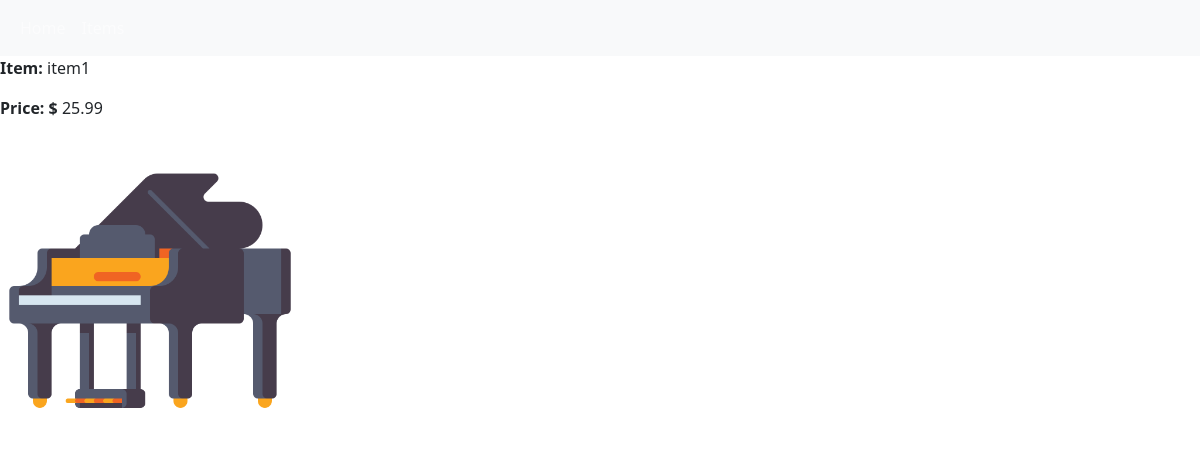
Page /items/1 on the committed database.
### inventory_app/models.py (models this page shows, shortened)
class Item(models.Model):
    name = models.CharField(max_length = 200)
    description = models.TextField(blank=True)
    serial_number = models.CharField(max_length=100)
    price = models.DecimalField(max_digits=10, decimal_places=2)
    image = models.ImageField(upload_to='uploads/', null=True, blank=True)

### inventory_app/views.py (the view)
# urls.py: path('items/<int:pk>', views.ItemDetailView.as_view(), name='item-detail'),
class ItemDetailView(generic.DetailView):
    model = Item

### inventory_app/templates/inventory_app/item_detail.html (shortened to what this page needs)
{% extends 'inventory_app/base_template.html' %}
{% block content %}
    <p><strong>Item: </strong> {{ item.name }}</p>
    <p><strong>Price: $</strong> {{ item.price }}</p>
    {% if item.image %}
        <img src="{{ item.image.url }}" width=300>
    {% endif %}
{% endblock %}

### rows in the picture
Item: name "item1", price "25.99", image (picture)
